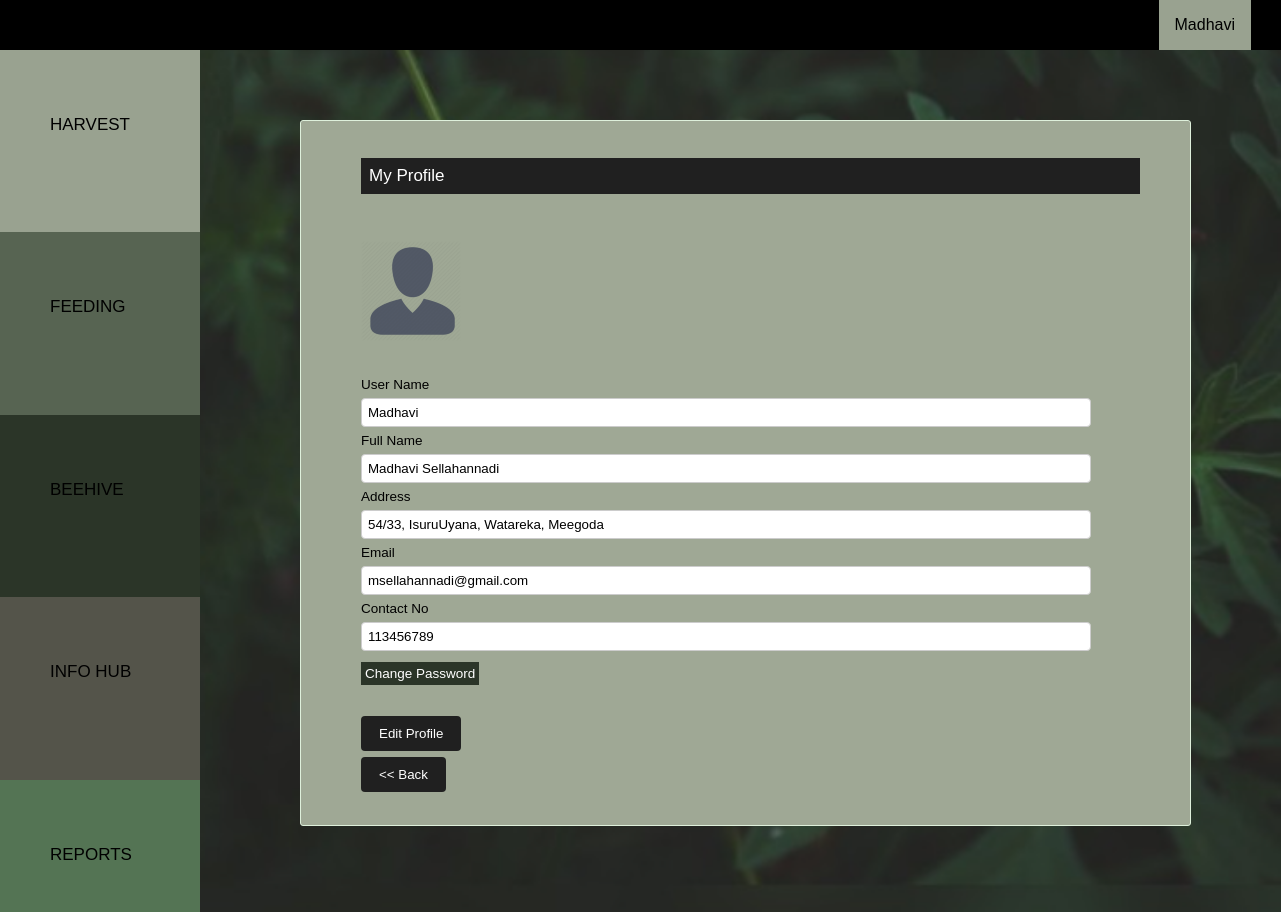
The page /src/php/bk_profile.php (signed in) on the database its author committed.
### tables this page shows
CREATE TABLE `beekeeper` (
  `userID` int(20) NOT NULL,
  `userName` varchar(50) NOT NULL,
  `fullName` varchar(50) NOT NULL,
  `userAddress` varchar(100) NOT NULL,
  `userEmail` varchar(50) NOT NULL,
  `userTele` int(20) NOT NULL,
  `userPassword` varchar(20) NOT NULL,
  `div_id` int(11) NOT NULL,
  `is_deleted` tinyint(1) NOT NULL DEFAULT 0
);

### src/php/bk_profile.php (the view, shortened to what this page needs)
<html>
    <head>
      <link rel="stylesheet" type="text/CSS" href="../../public/css/bk_style.css">
      <link rel="stylesheet" type="text/CSS" href="../../public/css/bk_catstyle.css">
    </head>
  <body  >
        <?php include('bk_navbar.php');
        include('bk_sidenavbar.php');
?>
<div class="main">
    <div class="bhivecontainer">
    <p >My Profile</p>
    <br/><br/>
    <img src="  ../../public/img/14.png" >
    <br/>
<?php
$sql1 = "SELECT userName,fullName,userAddress,userEmail,userTele FROM beekeeper WHERE userID='".$_SESSION['userid']."'";
mysqli_query($connection, $sql1);
$result1 = mysqli_query($connection,$sql1);
		while($row=mysqli_fetch_assoc($result1)){
        echo '<form  method="post" action="" ><div class="row" >';
        echo '<div class="col1">';
        echo 'User Name </div><div class="col2">';
        echo "<input type = 'text' name='userName' required value ='".$row['userName']."'>";
        echo '<span class="error"><?= $userName_error?></span>';
        echo "</div>";
        echo "</div>";
        echo '<div class="row" >';
        echo '<div class="col1">';
        echo 'Full Name </div><div class="col2" ><input type = "text" name="fullName" required value ="'.$row['fullName'].'" >';
        echo "</div>";
        echo "</div>";
        echo '<div class="row" >';
        echo '<div class="col1">';
        echo 'Address </div><div class="col2"><input type = "text" name="userAddress" required value ="'.$row['userAddress'].'" >';
        echo "</div>";
        echo "</div>";
        echo '<div class="row" >';
        echo '<div class="col1">';
        echo 'Email </div><div class="col2"><input type = "text"" name="userEmail" required value ="'.$row['userEmail'].'" >';
        echo "</div>";
        echo "</div>";
        echo '<div class="row" >';
        echo '<div class="col1">';
        echo 'Contact No</div><div class="col2"><input type = "text" name="userTele" required value ="'.$row['userTele'].'" >';
        echo "</div>";
        echo "</div>";
        echo "<br/>";
        echo "<td style='border-style:hidden; border-left:1px solid black'><a href ='bk_updatepassword.php' style='background-color: #2b3528; color: white; text-decoration: none; padding:4px'> Change Password </a> </td>";
        echo "<br/>";
        echo "<br/>";
        echo '<div class="row"><div class="c1" style="width: 910px"><input type="submit" value="Edit Profile" name="update" ></div></form>';
        }?>
<form  action="bk_harvest.php" method="post" >
        <div class="c2" style="width: 90px">
        <input type="submit" value="<< Back" name="back" >
        </div>
        </div>
    </div>
<br />
<br />
  </body>
</html>

### public/css/bk_style.css (style rules this page uses)
body { margin: 0; font-family: Arial, Helvetica, sans-serif; }
a { text-decoration:none; }
.bhivecontainer { background-color: #9fa895; padding: 20px 50px 20px 60px; border: 1px solid rgb(222, 240, 219); border-radius: 3px; font-size: 13.5px; }
.bhivecontainer p { font-size: 17px; color: white; text-align: left; padding: 8px; background-color:#202020; }
.error { color: #800000; font-family: "Times New Roman", Times, serif; font-size: 14px; padding: 8px; }
.col1 { float: left; width: 270px; margin-top: 6px; }
.col2 { float: left; width: 730px; margin-top: 6px; }
.c1 { float: left; width: 815px; margin-top: 6px; }
.c2 { float: left; width: 185px; margin-top: 6px; }
.row:after { content: ""; display: table; clear: both; }
input[type=submit] { background-color: #202020; color: white; padding: 10px 18px; border: none; border-radius: 4px; cursor: pointer; float: left; }
input[type=text],select, textarea { width: 100%; padding: 6px; border: 1px solid #ccc; border-radius: 4px; resize: vertical; }

### public/css/bk_catstyle.css (style rules this page uses)
body { margin: 0; font-family: Arial; background-position: center; background-repeat: no-repeat; background-size: cover; background-attachment: fixed; background-image: url(../img/21.png); }
.main { margin-left: 300px; margin-right: 90px; margin-bottom: 50px; margin-top: 120px; }
* { box-sizing: border-box; }

### rows shown on the page
beekeeper: userName "Madhavi", fullName "Madhavi Sellahannadi", userAddress "54/33, IsuruUyana, Watareka, Meegoda", userEmail "msellahannadi@gmail.com", userTele "113456789"

### other values the page prints
$_SESSION['username'] "Madhavi"
